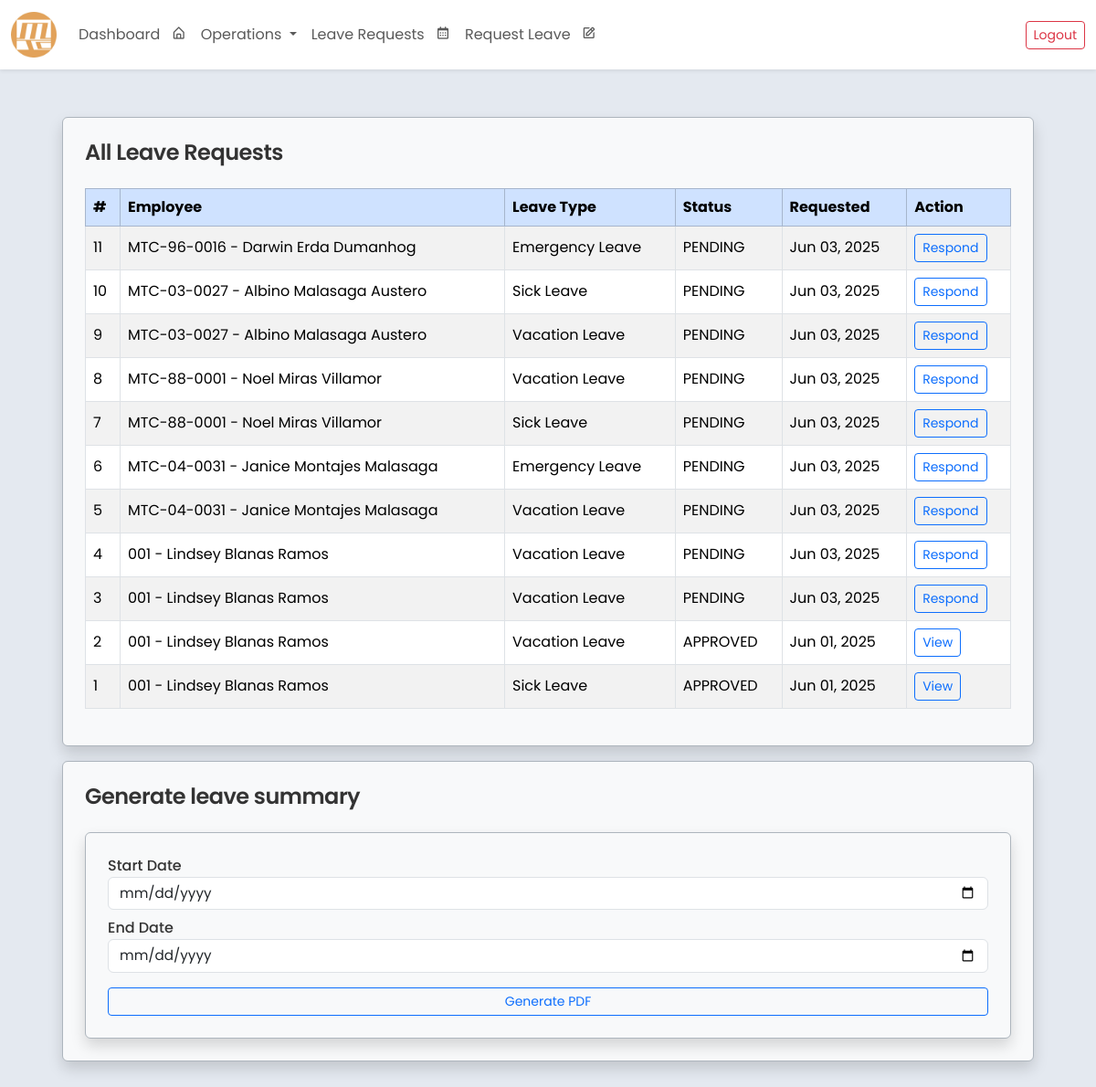
The app's page /gen_leave/ (signed in), older data.
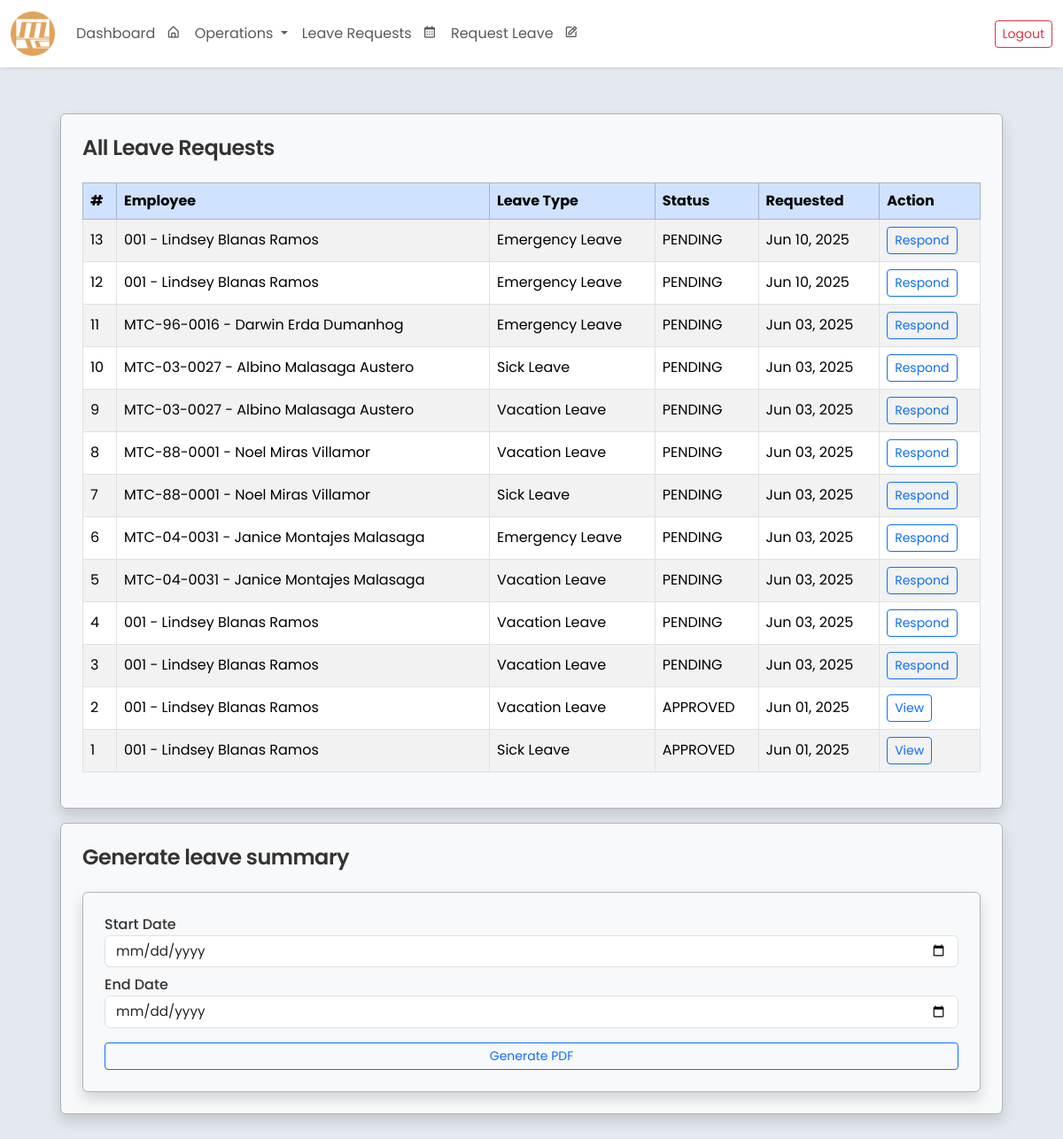
The same page, newer data.
### core/models.py (models this page shows, shortened)
class LeaveRequest(models.Model):
    class LeaveType(models.TextChoices):
        SICK = 'SICK', 'Sick Leave'
        MATERNITY = 'MATERNITY', 'Maternity Leave'
        PATERNITY = 'PATERNITY', 'Paternity Leave'
        VACATION = 'VACATION', 'Vacation Leave'
        EMERGENCY = 'EMERGENCY', 'Emergency Leave'
    class ApprovalStatus(models.TextChoices):
        PENDING = 'PENDING', 'PENDING'
        APPROVED = 'APPROVED', 'APPROVED'
        REJECTED = 'REJECTED', 'REJECTED'
    employee = models.ForeignKey('Employee', on_delete=models.CASCADE, related_name='leave_requests')
    leave_number = models.PositiveIntegerField(unique=True, editable=False)
    leave_dates = JSONField(default=list, blank=True, null=True)
    reason_for_leave = models.TextField()
    leave_type = models.CharField(max_length=20, choices=LeaveType.choices)
    remarks = models.TextField(blank=True, null=True)
    leave_credit_deduction = models.PositiveIntegerField(default=0)
    deduction_applied = models.BooleanField(default=False)
    department_approval = models.CharField(max_length=10, choices=ApprovalStatus.choices, default=ApprovalStatus.PENDING)
    hr_approval = models.CharField(max_length=10, choices=ApprovalStatus.choices, default=ApprovalStatus.PENDING)
    president_approval = models.CharField(max_length=10, choices=ApprovalStatus.choices, default=ApprovalStatus.PENDING)
    status = models.CharField(max_length=10, choices=ApprovalStatus.choices, default=ApprovalStatus.PENDING)
    paid_dates = models.PositiveIntegerField(default=0)
    unpaid_dates = models.PositiveIntegerField(default=0)
    created_at = models.DateTimeField(auto_now_add=True)

class Employee(models.Model):
    SEX_CHOICES = [
        ('Male', 'Male'),
        ('Female', 'Female'),
        ('Other', 'Prefer not to Say'),
    ]
    ROLE_CHOICES = [
        ('Regular Employee', 'Regular Employee'),
        ('Department Head', 'Department Head'),
        ('Admin(HR)', 'Admin(HR)'),
        ('Supervisor', 'Supervisor'),
        ('President', 'President')
    ]
    STATUS_CHOICES = [
        ('Active', 'Active'),
        ('Inactive', 'Inactive'),
    ]
    employee_id = models.AutoField(primary_key=True)
    company_id = models.CharField(max_length=20, blank=False, unique=True)
    first_name = models.CharField(max_length=100, blank=False)
    middle_name = models.CharField(max_length=100, blank=True, null=True)
    last_name = models.CharField(max_length=100, blank=False)
    sex = models.CharField(max_length=20, choices=SEX_CHOICES, blank=False)
    role = models.CharField(max_length=20, choices=ROLE_CHOICES, default='Regular Employee', blank=False)
    status = models.CharField(max_length=10, choices=STATUS_CHOICES, default='Active')
    last_credit_update = models.DateField(null=True, blank=True)
    department = models.ForeignKey(
        Department,
        related_name="employees",
        on_delete=models.SET_NULL,
        null=True,
        blank=True
    )
    contact_number = models.CharField(max_length=15, blank=False)
    date_employed = models.DateField()
    leave_credits = models.IntegerField(default=0, blank=False)
    leave_credits2 = models.IntegerField(default=0, blank=False)
    user_account = models.OneToOneField(User, on_delete=models.SET_NULL, null=True, blank=True, related_name='employee')
    class Meta:
        ordering = ['last_name', 'first_name']
        verbose_name = 'Employee'
        verbose_name_plural = 'Employees'
        db_table = 'employee_table'
    def __str__(self):
        return f"{self.company_id} - {self.first_name} {self.middle_name if self.middle_name else ''} {self.last_name}"

### core/views.py (the view)
# urls.py: path('gen_leave/', views.gen_leave, name='gen_leave'),
def gen_leave(request):
    user = request.user
    role = user.employee.role
    department = user.employee.department
    if role == "President" or department.name == "Human Resources":
        leave_requests = LeaveRequest.objects.select_related('employee').order_by('-created_at')
    else:
        leave_requests = LeaveRequest.objects.select_related('employee').filter(employee__department=department).order_by('-created_at')
    return render(request, 'leave_response_general.html', {'leave_requests': leave_requests})

### core/templates/leave_response_general.html (shortened to what this page needs)
<!DOCTYPE html>
<html lang="en">
{% extends 'base.html' %}
    {% load static %}
    {% block content %}
    <div class="row px-5">
    <div class="p-2 d-flex w-100">
        <div class="d-flex flex-column border border-dark-subtle p-4 rounded shadow w-100 bg-light">
            <h4 class="mb-4">All Leave Requests</h4>
            {% if leave_requests %}
                <div class="table-responsive">
                    <table class="table table-bordered table-striped align-middle">
                        <thead class="table-primary">
                            <tr>
                                <th>#</th>
                                <th>Employee</th>
                                <th>Leave Type</th>
                                <th>Status</th>
                                <th>Requested</th>
                                <th>Action</th>
                            </tr>
                        </thead>
                        <tbody>
                            {% for leave in leave_requests %}
                                <tr>
                                    <td>{{ leave.leave_number }}</td>
                                    <td>{{ leave.employee }}</td>
                                    <td>{{ leave.get_leave_type_display }}</td>
                                    <td>{{ leave.status }}</td>
                                    <td>{{ leave.created_at|date:"M d, Y" }}</td>
                                    <td>
                                        {% if leave.deduction_applied %}
                                            <a href="{% url 'leave_request_detail' leave.pk %}" class="btn btn-sm btn-outline-primary">
                                                View
                                            </a>
                                        {% else %}
                                            <a href="{% url 'respond_leave_request' leave.id %}" class="btn btn-sm btn-outline-primary">
                                                Respond
                                            </a>
                                        {% endif %}
                                    </td>
                                </tr>
                            {% endfor %}
                        </tbody>
                    </table>
                </div>
            {% else %}
                <div class="text-muted">No leave requests available.</div>
            {% endif %}
        </div>
    </div>
</div>
<form method="get" action="{% url 'leave_summary_pdf' %}" target="_blank">
    <div class="row px-5">
        <div class="p-2 d-flex w-100">
            <div class="d-flex flex-column border border-dark-subtle p-4 rounded shadow w-100 bg-light">
                <h4 class="mb-4">Generate leave summary</h4>
                <div class="d-flex flex-column border border-dark-subtle p-4 rounded shadow w-100 bg-light">
                    <label for="start_date">Start Date</label>
                    <input type="date" id="start_date" name="start_date" class="form-control mb-2" required>
                    <label for="end_date">End Date</label>
                    <input type="date" id="end_date" name="end_date" class="form-control mb-3" required>
                    <button type="submit" class="btn btn-sm btn-outline-primary">Generate PDF</button>
                </div>
            </div>
        </div>
    </div>
</form>
    {% endblock %}

Row changes from the older to the newer data that the page shows:
added LeaveRequest: leave_number "13", employee "001 - Lindsey Blanas Ramos", leave_type "Emergency Leave", status "PENDING", created_at "Jun 10, 2025", deduction_applied "Respond"
added LeaveRequest: leave_number "12", employee "001 - Lindsey Blanas Ramos", leave_type "Emergency Leave", status "PENDING", created_at "Jun 10, 2025", deduction_applied "Respond"
